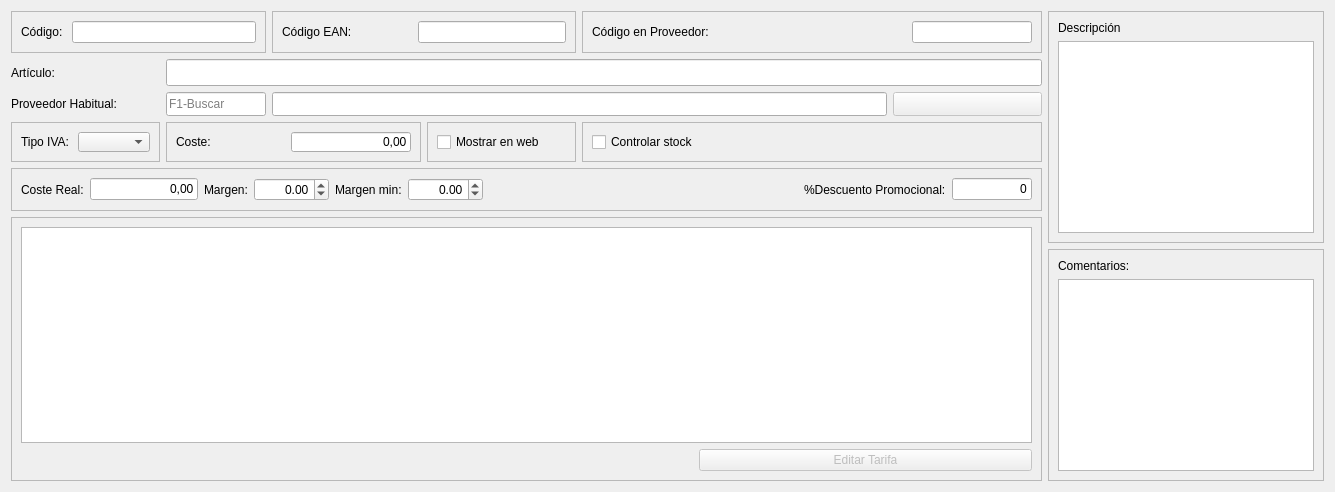
         <widget class="QWidget" name="tab_articulo">
          <property name="styleSheet">
           <string notr="true"/>
          </property>
          <attribute name="title">
           <string>Artículo</string>
          </attribute>
          <layout class="QGridLayout" name="gridLayout_8">
           <item row="1" column="4" colspan="3">
            <widget class="QFrame" name="frame_11">
             <property name="maximumSize">
              <size>
               <width>16777215</width>
               <height>45</height>
              </size>
             </property>
             <property name="frameShape">
              <enum>QFrame::StyledPanel</enum>
             </property>
             <property name="frameShadow">
              <enum>QFrame::Raised</enum>
             </property>
             <layout class="QGridLayout" name="gridLayout_14">
              <item row="0" column="0">
               <widget class="QLabel" name="label_4">
                <property name="text">
                 <string>Código en Proveedor:</string>
                </property>
               </widget>
              </item>
              <item row="0" column="1">
               <widget class="QLineEdit" name="txtcodigo_fabricante">
                <property name="maximumSize">
                 <size>
                  <width>120</width>
                  <height>16777215</height>
                 </size>
                </property>
                <property name="text">
                 <string/>
                </property>
                <property name="alignment">
                 <set>Qt::AlignLeading|Qt::AlignLeft|Qt::AlignVCenter</set>
                </property>
               </widget>
              </item>
             </layout>
            </widget>
           </item>
           <item row="1" column="0" colspan="2">
            <widget class="QFrame" name="frame_13">
             <property name="maximumSize">
              <size>
               <width>16777215</width>
               <height>45</height>
              </size>
             </property>
             <property name="frameShape">
              <enum>QFrame::StyledPanel</enum>
             </property>
             <property name="frameShadow">
              <enum>QFrame::Raised</enum>
             </property>
             <layout class="QGridLayout" name="gridLayout_16">
              <item row="0" column="0">
               <widget class="QLabel" name="label_2">
                <property name="sizePolicy">
                 <sizepolicy hsizetype="Maximum" vsizetype="Preferred">
                  <horstretch>0</horstretch>
                  <verstretch>0</verstretch>
                 </sizepolicy>
                </property>
                <property name="text">
                 <string>Código: </string>
                </property>
               </widget>
              </item>
              <item row="0" column="1">
               <widget class="QLineEdit" name="txtcodigo">
                <property name="sizePolicy">
                 <sizepolicy hsizetype="Preferred" vsizetype="Fixed">
                  <horstretch>0</horstretch>
                  <verstretch>0</verstretch>
                 </sizepolicy>
                </property>
                <property name="codeField" stdset="0">
                 <bool>true</bool>
                </property>
               </widget>
              </item>
             </layout>
            </widget>
           </item>
           <item row="1" column="2" colspan="2">
            <widget class="QFrame" name="frame_12">
             <property name="maximumSize">
              <size>
               <width>16777215</width>
               <height>45</height>
              </size>
             </property>
             <property name="frameShape">
              <enum>QFrame::StyledPanel</enum>
             </property>
             <property name="frameShadow">
              <enum>QFrame::Raised</enum>
             </property>
             <layout class="QGridLayout" name="gridLayout_15">
              <item row="0" column="0">
               <widget class="QLabel" name="label_3">
                <property name="text">
                 <string>Código EAN:</string>
                </property>
               </widget>
              </item>
              <item row="0" column="1">
               <widget class="QLineEdit" name="txtcodigo_barras">
                <property name="sizePolicy">
                 <sizepolicy hsizetype="Preferred" vsizetype="Fixed">
                  <horstretch>0</horstretch>
                  <verstretch>0</verstretch>
                 </sizepolicy>
                </property>
                <property name="minimumSize">
                 <size>
                  <width>148</width>
                  <height>0</height>
                 </size>
                </property>
                <property name="maximumSize">
                 <size>
                  <width>120</width>
                  <height>16777215</height>
                 </size>
                </property>
                <property name="testField" stdset="0">
                 <bool>true</bool>
                </property>
               </widget>
              </item>
             </layout>
             <zorder>txtcodigo_barras</zorder>
             <zorder>label_3</zorder>
            </widget>
           </item>
           <item row="2" column="1" colspan="6">
            <widget class="QLineEdit" name="txtdescripcionResumida">
             <property name="maximumSize">
              <size>
               <width>16777215</width>
               <height>27</height>
              </size>
             </property>
            </widget>
           </item>
           <item row="2" column="0">
            <widget class="QLabel" name="label_6">
             <property name="text">
              <string>Artículo:</string>
             </property>
            </widget>
           </item>
           <item row="3" column="0">
            <widget class="QLabel" name="label_8">
             <property name="text">
              <string>Proveedor Habitual:</string>
             </property>
            </widget>
           </item>
           <item row="3" column="2" colspan="4">
            <widget class="QLineEdit" name="txtproveedor">
             <property name="maximumSize">
              <size>
               <width>16777215</width>
               <height>24</height>
              </size>
             </property>
            </widget>
           </item>
           <item row="3" column="1">
            <widget class="QLineEdit" name="txtcodigo_proveedor">
             <property name="sizePolicy">
              <sizepolicy hsizetype="Preferred" vsizetype="Fixed">
               <horstretch>0</horstretch>
               <verstretch>0</verstretch>
              </sizepolicy>
             </property>
             <property name="minimumSize">
              <size>
               <width>100</width>
               <height>0</height>
              </size>
             </property>
             <property name="maximumSize">
              <size>
               <width>100</width>
               <height>24</height>
              </size>
             </property>
             <property name="placeholderText">
              <string>F1-Buscar</string>
             </property>
             <property name="locateField" stdset="0">
              <bool>true</bool>
             </property>
            </widget>
           </item>
           <item row="3" column="6">
            <widget class="QPushButton" name="btnBuscarProveedor">
             <property name="enabled">
              <bool>false</bool>
             </property>
             <property name="maximumSize">
              <size>
               <width>16777215</width>
               <height>24</height>
              </size>
             </property>
             <property name="text">
              <string/>
             </property>
             <property name="icon">
              <iconset resource="../maya.qrc">
               <normaloff>:/Icons/PNG/search.png</normaloff>:/Icons/PNG/search.png</iconset>
             </property>
             <property name="iconSize">
              <size>
               <width>16</width>
               <height>16</height>
              </size>
             </property>
            </widget>
           </item>
           <item row="7" column="7" rowspan="2">
            <widget class="QFrame" name="FrameRF">
             <property name="frameShape">
              <enum>QFrame::StyledPanel</enum>
             </property>
             <property name="frameShadow">
              <enum>QFrame::Raised</enum>
             </property>
             <layout class="QGridLayout" name="gridLayout_7">
              <item row="2" column="1">
               <widget class="QTextEdit" name="txtcomentario">
                <property name="sizePolicy">
                 <sizepolicy hsizetype="Preferred" vsizetype="Preferred">
                  <horstretch>0</horstretch>
                  <verstretch>0</verstretch>
                 </sizepolicy>
                </property>
               </widget>
              </item>
              <item row="1" column="1">
               <widget class="QLabel" name="label_18">
                <property name="text">
                 <string>Comentarios:</string>
                </property>
               </widget>
              </item>
             </layout>
            </widget>
           </item>
           <item row="1" column="7" rowspan="6">
            <widget class="QFrame" name="frame_20">
             <property name="frameShape">
              <enum>QFrame::StyledPanel</enum>
             </property>
             <property name="frameShadow">
              <enum>QFrame::Raised</enum>
             </property>
             <layout class="QGridLayout" name="gridLayout_42">
              <item row="1" column="0">
               <widget class="QTextEdit" name="txtdescripcion"/>
              </item>
              <item row="0" column="0">
               <widget class="QLabel" name="label_7">
                <property name="text">
                 <string>Descripción</string>
                </property>
               </widget>
              </item>
             </layout>
            </widget>
           </item>
           <item row="4" column="0">
            <widget class="QFrame" name="frame_4">
             <property name="sizePolicy">
              <sizepolicy hsizetype="Preferred" vsizetype="Fixed">
               <horstretch>0</horstretch>
               <verstretch>0</verstretch>
              </sizepolicy>
             </property>
             <property name="maximumSize">
              <size>
               <width>16777215</width>
               <height>40</height>
              </size>
             </property>
             <property name="frameShape">
              <enum>QFrame::StyledPanel</enum>
             </property>
             <property name="frameShadow">
              <enum>QFrame::Raised</enum>
             </property>
             <layout class="QHBoxLayout" name="horizontalLayout_4">
              <item>
               <widget class="QLabel" name="label_19">
                <property name="text">
                 <string>Tipo IVA:</string>
                </property>
               </widget>
              </item>
              <item>
               <widget class="QComboBox" name="cboTipoIVA"/>
              </item>
             </layout>
            </widget>
           </item>
           <item row="6" column="0" rowspan="3" colspan="7">
            <widget class="QFrame" name="frame_8">
             <property name="sizePolicy">
              <sizepolicy hsizetype="Expanding" vsizetype="Preferred">
               <horstretch>0</horstretch>
               <verstretch>0</verstretch>
              </sizepolicy>
             </property>
             <property name="frameShape">
              <enum>QFrame::StyledPanel</enum>
             </property>
             <property name="frameShadow">
              <enum>QFrame::Raised</enum>
             </property>
             <layout class="QGridLayout" name="gridLayout_4">
              <item row="0" column="0" colspan="3">
               <widget class="QTableView" name="TablaTarifas">
                <property name="sizePolicy">
                 <sizepolicy hsizetype="Preferred" vsizetype="Preferred">
                  <horstretch>0</horstretch>
                  <verstretch>0</verstretch>
                 </sizepolicy>
                </property>
                <property name="alternatingRowColors">
                 <bool>true</bool>
                </property>
                <property name="selectionMode">
                 <enum>QAbstractItemView::SingleSelection</enum>
                </property>
                <property name="selectionBehavior">
                 <enum>QAbstractItemView::SelectRows</enum>
                </property>
               </widget>
              </item>
              <item row="1" column="2">
               <widget class="QPushButton" name="btnEditartarifa">
                <property name="enabled">
                 <bool>false</bool>
                </property>
                <property name="sizePolicy">
                 <sizepolicy hsizetype="Preferred" vsizetype="Fixed">
                  <horstretch>0</horstretch>
                  <verstretch>0</verstretch>
                 </sizepolicy>
                </property>
                <property name="text">
                 <string>Editar Tarifa</string>
                </property>
                <property name="icon">
                 <iconset resource="../maya.qrc">
                  <normaloff>:/Icons/PNG/edit.png</normaloff>:/Icons/PNG/edit.png</iconset>
                </property>
               </widget>
              </item>
             </layout>
            </widget>
           </item>
           <item row="4" column="4" colspan="3">
            <widget class="QFrame" name="frame_2">
             <property name="frameShape">
              <enum>QFrame::StyledPanel</enum>
             </property>
             <property name="frameShadow">
              <enum>QFrame::Raised</enum>
             </property>
             <layout class="QGridLayout" name="gridLayout_5">
              <item row="0" column="0">
               <widget class="QCheckBox" name="chkcontrolar_stock">
                <property name="text">
                 <string>Controlar stock</string>
                </property>
               </widget>
              </item>
             </layout>
            </widget>
           </item>
           <item row="4" column="3">
            <widget class="QFrame" name="frame_10">
             <property name="frameShape">
              <enum>QFrame::StyledPanel</enum>
             </property>
             <property name="frameShadow">
              <enum>QFrame::Raised</enum>
             </property>
             <layout class="QGridLayout" name="gridLayout_13">
              <item row="0" column="0">
               <widget class="QCheckBox" name="chkmostrar_web">
                <property name="toolTip">
                 <string>Seleccionar si se desea que el artículo aparezca en la tienda virtual en su web</string>
                </property>
                <property name="text">
                 <string>Mostrar en web</string>
                </property>
               </widget>
              </item>
             </layout>
            </widget>
           </item>
           <item row="5" column="0" colspan="7">
            <widget class="QFrame" name="frame_5">
             <property name="sizePolicy">
              <sizepolicy hsizetype="Expanding" vsizetype="Fixed">
               <horstretch>0</horstretch>
               <verstretch>0</verstretch>
              </sizepolicy>
             </property>
             <property name="minimumSize">
              <size>
               <width>0</width>
               <height>0</height>
              </size>
             </property>
             <property name="maximumSize">
              <size>
               <width>16777215</width>
               <height>80</height>
              </size>
             </property>
             <property name="frameShape">
              <enum>QFrame::StyledPanel</enum>
             </property>
             <property name="frameShadow">
              <enum>QFrame::Raised</enum>
             </property>
             <layout class="QGridLayout" name="gridLayout">
              <item row="0" column="4">
               <widget class="QLabel" name="label_13">
                <property name="text">
                 <string>Margen min:</string>
                </property>
               </widget>
              </item>
              <item row="0" column="3">
               <widget class="QDoubleSpinBox" name="txtMargen">
                <property name="alignment">
                 <set>Qt::AlignRight|Qt::AlignTrailing|Qt::AlignVCenter</set>
                </property>
                <property name="decimals">
                 <number>2</number>
                </property>
                <property name="minimum">
                 <double>-1000.000000000000000</double>
                </property>
                <property name="maximum">
                 <double>9999.989999999999782</double>
                </property>
                <property name="value">
                 <double>0.000000000000000</double>
                </property>
               </widget>
              </item>
              <item row="0" column="0">
               <widget class="QLabel" name="label_5">
                <property name="text">
                 <string>Coste Real:</string>
                </property>
               </widget>
              </item>
              <item row="0" column="1">
               <widget class="QLineEdit" name="txtCoste_real">
                <property name="minimumSize">
                 <size>
                  <width>87</width>
                  <height>0</height>
                 </size>
                </property>
                <property name="text">
                 <string>0,00</string>
                </property>
                <property name="alignment">
                 <set>Qt::AlignRight|Qt::AlignTrailing|Qt::AlignVCenter</set>
                </property>
                <property name="readOnly">
                 <bool>true</bool>
                </property>
               </widget>
              </item>
              <item row="0" column="8">
               <widget class="QLineEdit" name="txtdto">
                <property name="minimumSize">
                 <size>
                  <width>62</width>
                  <height>0</height>
                 </size>
                </property>
                <property name="maximumSize">
                 <size>
                  <width>80</width>
                  <height>16777215</height>
                 </size>
                </property>
                <property name="text">
                 <string>0</string>
                </property>
                <property name="alignment">
                 <set>Qt::AlignRight|Qt::AlignTrailing|Qt::AlignVCenter</set>
                </property>
               </widget>
              </item>
              <item row="0" column="2">
               <widget class="QLabel" name="label_12">
                <property name="text">
                 <string>Margen:</string>
                </property>
               </widget>
              </item>
              <item row="0" column="6">
               <spacer name="horizontalSpacer">
                <property name="orientation">
                 <enum>Qt::Horizontal</enum>
                </property>
                <property name="sizeHint" stdset="0">
                 <size>
                  <width>315</width>
                  <height>17</height>
                 </size>
                </property>
               </spacer>
              </item>
              <item row="0" column="5">
               <widget class="QDoubleSpinBox" name="txtMargen_min">
                <property name="alignment">
                 <set>Qt::AlignRight|Qt::AlignTrailing|Qt::AlignVCenter</set>
                </property>
                <property name="minimum">
                 <double>-1000.000000000000000</double>
                </property>
                <property name="maximum">
                 <double>9999.000000000000000</double>
                </property>
                <property name="value">
                 <double>0.000000000000000</double>
                </property>
               </widget>
              </item>
              <item row="0" column="7">
               <widget class="QLabel" name="label_20">
                <property name="text">
                 <string>%Descuento Promocional:</string>
                </property>
               </widget>
              </item>
             </layout>
            </widget>
           </item>
           <item row="4" column="1" colspan="2">
            <widget class="QFrame" name="frame_7">
             <property name="sizePolicy">
              <sizepolicy hsizetype="Expanding" vsizetype="Fixed">
               <horstretch>0</horstretch>
               <verstretch>0</verstretch>
              </sizepolicy>
             </property>
             <property name="minimumSize">
              <size>
               <width>180</width>
               <height>0</height>
              </size>
             </property>
             <property name="maximumSize">
              <size>
               <width>16777215</width>
               <height>40</height>
              </size>
             </property>
             <property name="autoFillBackground">
              <bool>false</bool>
             </property>
             <property name="frameShape">
              <enum>QFrame::StyledPanel</enum>
             </property>
             <property name="frameShadow">
              <enum>QFrame::Raised</enum>
             </property>
             <layout class="QHBoxLayout" name="horizontalLayout_5">
              <item>
               <widget class="QLabel" name="label_14">
                <property name="autoFillBackground">
                 <bool>false</bool>
                </property>
                <property name="text">
                 <string>Coste:</string>
                </property>
               </widget>
              </item>
              <item>
               <widget class="QLineEdit" name="txtcoste">
                <property name="maximumSize">
                 <size>
                  <width>120</width>
                  <height>16777215</height>
                 </size>
                </property>
                <property name="text">
                 <string>0,00</string>
                </property>
                <property name="alignment">
                 <set>Qt::AlignRight|Qt::AlignTrailing|Qt::AlignVCenter</set>
                </property>
               </widget>
              </item>
             </layout>
            </widget>
           </item>
          </layout>
         </widget>
